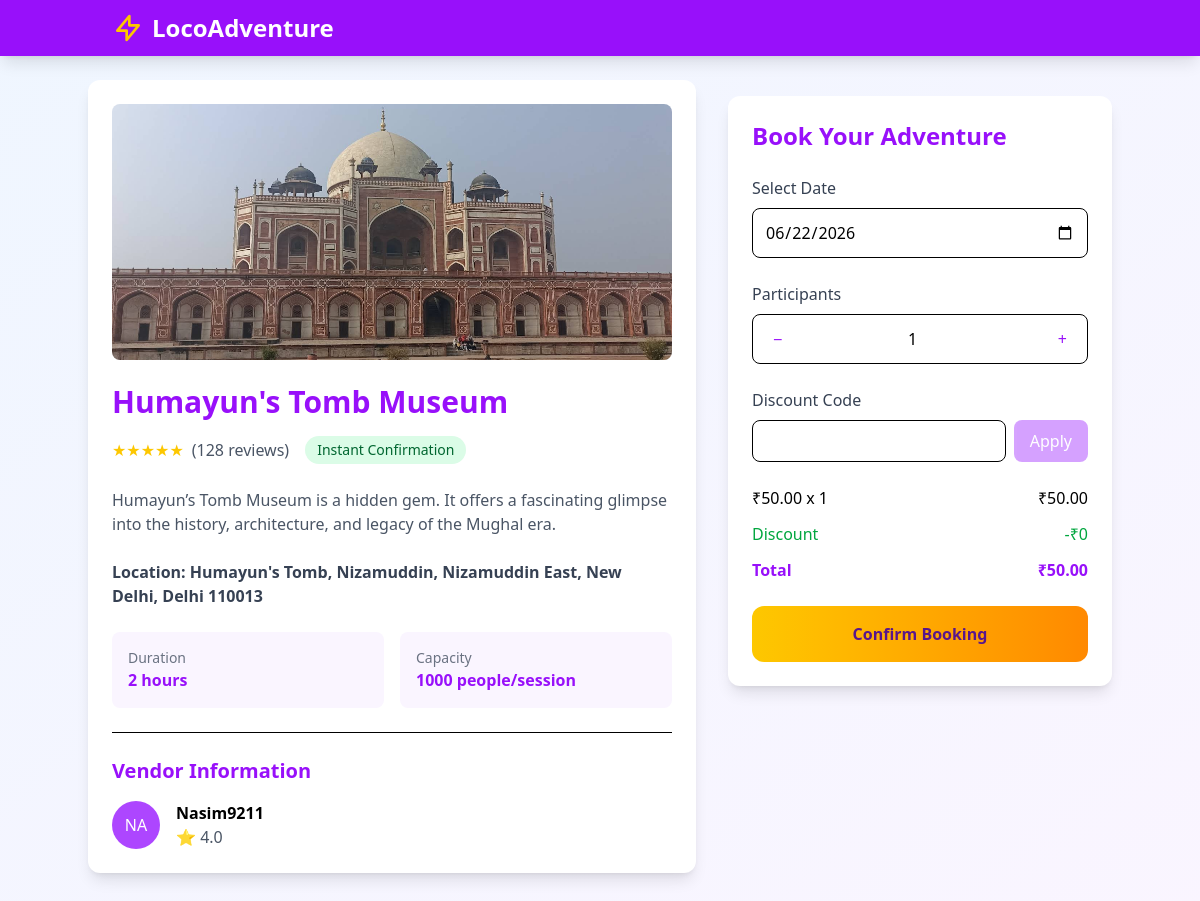
Screenshot of /book/8/ with the database file from the repository.
### adventures/models.py (models this page shows)
class Adventure(models.Model):
    TYPES = [
        ('IN', 'Indoor'),
        ('OUT', 'Outdoor'),
        ('EVENT', 'Event')
    ]
    vendor = models.ForeignKey(Vendor, on_delete=models.CASCADE)
    title = models.CharField(max_length=200)
    price = models.DecimalField(max_digits=8, decimal_places=2)
    capacity = models.PositiveIntegerField()
    start_time = models.DateTimeField(blank=True, null=True)
    end_time = models.DateTimeField(blank=True, null=True)
    adventure_type = models.CharField(max_length=5, choices=TYPES)
    address = models.CharField(max_length=255, blank=True, null=True)
    latitude = models.DecimalField(max_digits=9, decimal_places=6, blank=True, null=True)
    longitude = models.DecimalField(max_digits=9, decimal_places=6, blank=True, null=True)
    description = models.TextField(blank=True, null=True)
    online_booking = models.BooleanField(default=False)
    image = models.ImageField(upload_to='adventure_images/', blank=True, null=True)

### vendors/models.py (models this page shows)
class Vendor(models.Model):
    user = models.OneToOneField(User, on_delete=models.CASCADE)
    business_name = models.CharField(max_length=200)
    verified = models.BooleanField(default=False)
    rating = models.FloatField(default=0.0)

### core/views.py (the view)
# urls.py: path('', views.booking_list, name='booking-list'),
def booking(request, adventure_id):
    adventure = get_object_or_404(Adventure, pk=adventure_id)
    quantity = 1
    total_amount = adventure.price * quantity
    current_date = datetime.date.today().isoformat()  # Format date as YYYY-MM-DD string
    context = {
        'adventure': adventure,
        'quantity': quantity,
        'total_amount': total_amount,
        'current_date': current_date,
    }
    return render(request, 'core/booking.html', context)

### templates/core/booking.html (shortened to what this page needs)
{% load static %}
<!DOCTYPE html>
<html lang="en">
<head>
    <link rel="stylesheet" href="{% static 'css/output.css' %}">
</head>
<body class="bg-gradient-to-br from-blue-50 to-purple-50">
    <nav class="bg-purple-600 fixed w-full z-50 shadow-lg">
        <div class="container mx-auto px-4 sm:px-6 py-3 flex justify-between items-center">
            <div class="text-white font-bold text-xl sm:text-2xl flex items-center space-x-2">
                <svg class="w-8 h-8 text-yellow-400" fill="none" stroke="currentColor" viewBox="0 0 24 24">
                    <path stroke-linecap="round" stroke-linejoin="round" stroke-width="2"
                        d="M13 10V3L4 14h7v7l9-11h-7z" />
                </svg>
                <a href="{% url 'user-dashboard' %}" class="hover:underline">LocoAdventure</a>
            </div>
        </div>
    </nav>
    <main class="pt-20 pb-12 px-4 sm:px-6">
        <div class="container mx-auto flex flex-col lg:flex-row gap-8">
            <div class="flex-1">
                <div class="booking-card bg-white rounded-xl p-6 shadow-lg">
                    {% if adventure.image %}
                    <img src="{{ adventure.image.url }}" alt="Adventure Image"
                        class="w-full h-64 object-cover rounded-lg mb-6">
                    {% else %}
                    <img src="/static/Images/default.jpg" alt="Adventure Image"
                        class="w-full h-64 object-cover rounded-lg mb-6">
                    {% endif %}
                    <h1 class="text-3xl font-bold text-purple-600 mb-4">{{ adventure.title }}</h1>
                    <div class="flex items-center space-x-4 mb-6">
                        <div class="flex items-center text-yellow-400">
                            ★★★★★ <span class="ml-2 text-gray-600">(128 reviews)</span>
                        </div>
                        <span class="bg-green-100 text-green-800 px-3 py-1 rounded-full text-sm">Instant
                            Confirmation</span>
                    </div>
                    <p class="text-gray-600 mb-6">{{ adventure.description|default:"Exciting adventure awaits." }}</p>
                    {% if adventure.address %}
                    <p class="text-gray-700 font-semibold mb-6">Location: {{ adventure.address }}</p>
                    {% endif %}
                    <div class="grid grid-cols-2 gap-4 mb-6">
                        <div class="p-4 bg-purple-50 rounded-lg">
                            <p class="text-sm text-gray-500">Duration</p>
                            <p class="font-bold text-purple-600">{{ adventure.duration|default:"2 hours" }}</p>
                        </div>
                        <div class="p-4 bg-purple-50 rounded-lg">
                            <p class="text-sm text-gray-500">Capacity</p>
                            <p class="font-bold text-purple-600">{{ adventure.capacity }} people/session</p>
                        </div>
                    </div>
                    <div class="border-t pt-6">
                        <h3 class="text-xl font-bold text-purple-600 mb-4">Vendor Information</h3>
                        <div class="flex items-center space-x-4">
                            <div
                                class="w-12 h-12 rounded-full bg-purple-500 flex items-center justify-center text-white">
                                {{ adventure.vendor.business_name|slice:":2"|upper }}</div>
                            <div>
                                <p class="font-bold">{{ adventure.vendor.business_name }}</p>
                                <p class="text-gray-600">⭐ {{ adventure.vendor.rating }}</p>
                            </div>
                        </div>
                    </div>
                </div>
            </div>
            <div class="lg:w-96">
                <div class="bg-white rounded-xl p-6 shadow-lg sticky top-24">
                    <h2 class="text-2xl font-bold text-purple-600 mb-6">Book Your Adventure</h2>
                    <div class="mb-6">
                        <label class="block text-gray-700 mb-2">Select Date</label>
                        <input type="date" name="booking_date"
                            class="w-full p-3 border rounded-lg focus:ring-2 focus:ring-purple-500"
                            min="{{ current_date }}">
                    </div>
                    <form method="POST" action="">
                        <div class="mb-6" aria-label="quantity-controls" data-price="{{ adventure.price }}">
                            <label class="block text-gray-700 mb-2">Participants</label>
                            <div class="flex items-center border rounded-lg p-2">
                                <button type="button" class="px-3 py-1 text-purple-600">−</button>
                                <input type="number" name="quantity" value="{{ quantity }}" min="1"
                                    id="participantCount" class="flex-1 text-center border-0 focus:ring-0" required>
                                <button type="button" class="px-3 py-1 text-purple-600">+</button>
                            </div>
                        </div>
                        <div class="mb-6">
                            <label class="block text-gray-700 mb-2">Discount Code</label>
                            <div class="flex gap-2">
                                <input type="text"
                                    class="flex-1 p-2 border rounded-lg focus:ring-2 focus:ring-purple-500" disabled>
                                <button class="bg-purple-500 text-white px-4 rounded-lg opacity-50 cursor-not-allowed"
                                    disabled>
                                    Apply
                                </button>
                            </div>
                        </div>
                        <div class="space-y-3 mb-6" id="priceSummary">
                            <div class="flex justify-between">
                                <span>₹{{ adventure.price }} x <span id="quantityDisplay">{{ quantity }}</span></span>
                                <span>₹<span id="priceDisplay">{{ total_amount }}</span></span>
                            </div>
                            <div class="flex justify-between text-green-600">
                                <span>Discount</span>
                                <span>-₹0</span>
                            </div>
                            <div class="flex justify-between font-bold text-purple-600">
                                <span>Total</span>
                                <span>₹<span id="totalDisplay">{{ total_amount }}</span></span>
                            </div>
                        </div>
                        <button type="submit"
                            class="w-full bg-gradient-to-r from-yellow-400 to-orange-400 text-purple-900 py-4 rounded-xl font-bold hover:opacity-90 transition-all">
                            Confirm Booking
                        </button>
                    </form>
                </div>
            </div>
        </div>
    </main>
</body>
</html>

### templates/core/booking.html (style rules this page uses)
.booking-card { transition: transform 0.3s ease, box-shadow 0.3s ease; }

### rows the page displays
Adventure: image (picture), title "Humayun's Tomb Museum", description "Humayun’s Tomb Museum is a hidden gem. It offers a fascinating glimpse into the history, architecture, and legacy of the Mughal era.", address "Humayun's Tomb, Nizamuddin, Nizamuddin East, New Delhi, Delhi 110013", capacity "1000", vendor.business_name "NA", vendor.business_name "Nasim9211", vendor.rating "4.0", price "50.00"

### other values shown
{{ adventure.duration|default:"2 hours" }} "2 hours"
{{ quantity }} "1"
{{ total_amount }} "50.00"
